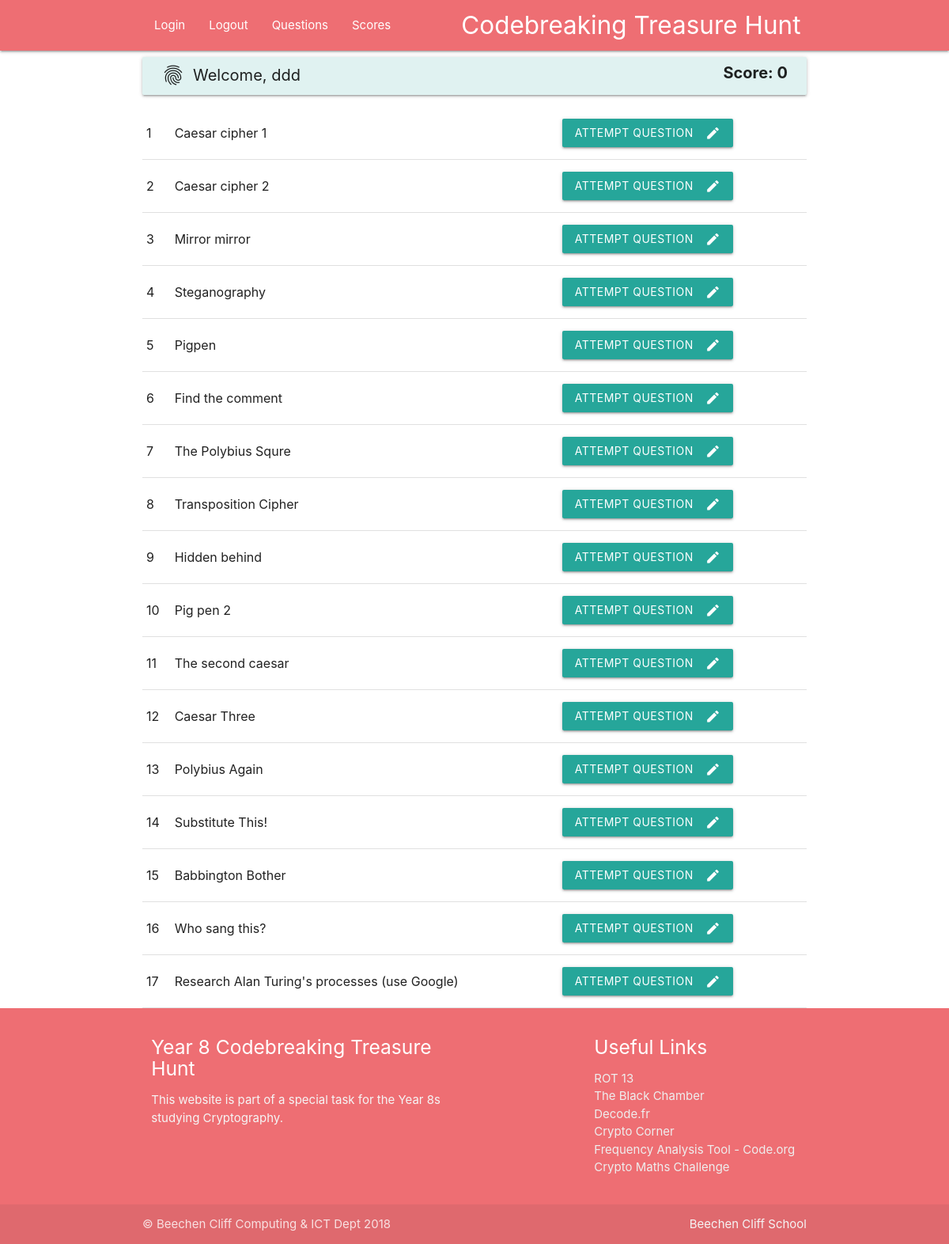
Screenshot of /index.php (signed in) with the database file from the repository.
### tables this page shows
CREATE TABLE IF NOT EXISTS `questions` (
  `questions_id` int(11) NOT NULL AUTO_INCREMENT,
  `question_title` varchar(200) DEFAULT NULL,
  `question_descr` varchar(1000) DEFAULT NULL,
  `question_answer` varchar(200) DEFAULT NULL,
  `question_points` int(11) NOT NULL DEFAULT '1',
  PRIMARY KEY (`questions_id`)
);

### index.php (the view, shortened to what this page needs)
<?php
include("includes/connectToDb.php");
include("includes/header.php");
$sql = "select *, (SELECT DISTINCT scores_isCorrect FROM scores WHERE scores_team=".$_SESSION["ID"]." and scores_questionid=questions.questions_id and scores_isCorrect='Y') as isCorrect  FROM questions";
$result = $conn->query($sql);
echo "<table>";
if ($result->num_rows > 0) {
    while($row = $result->fetch_assoc()) {
        echo "<tr>";
        echo "<td>" . $row["questions_id"]. "</td><td>" . $row["question_title"]."</td><td>";
        echo "<a class=\"waves-effect waves-light btn\" href='question.php?q=".$row["questions_id"]."'><i class=\"material-icons right\">create</i>Attempt Question</a></td><td>";
        echo "</td>";
        echo "</tr>";
    }
} else {
    echo "<tr><td>No data found!</td></tr>";
}
echo "</table>";
?>
<?php
include("includes/footer.php");
?>

### rows the page displays
questions: questions_id "1", question_title "Caesar cipher 1"
questions: questions_id "2", question_title "Caesar cipher 2"
questions: questions_id "3", question_title "Mirror mirror"
questions: questions_id "4", question_title "Steganography"
questions: questions_id "5", question_title "Pigpen"
questions: questions_id "6", question_title "Find the comment"
questions: questions_id "7", question_title "The Polybius Squre"
questions: questions_id "8", question_title "Transposition Cipher"
questions: questions_id "9", question_title "Hidden behind"
questions: questions_id "10", question_title "Pig pen 2"
questions: questions_id "11", question_title "The second caesar"
questions: questions_id "12", question_title "Caesar Three"
questions: questions_id "13", question_title "Polybius Again"
questions: questions_id "14", question_title "Substitute This!"
questions: questions_id "15", question_title "Babbington Bother"
questions: questions_id "16", question_title "Who sang this?"
questions: questions_id "17", question_title "Research Alan Turing's processes (use Google)"

### other values shown
$_SESSION["username"] "ddd"
$row["score"] "0"
